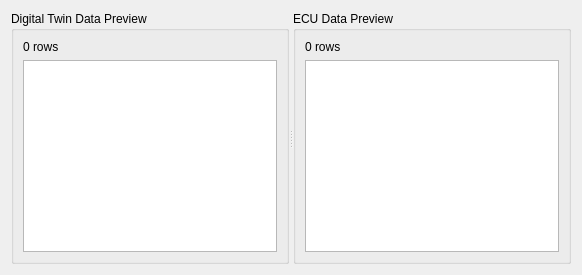
      <widget class="QWidget" name="tabPreview">
       <attribute name="title">
        <string>👁  Preview</string>
       </attribute>
       <layout class="QVBoxLayout" name="verticalLayoutPreview">
        <item>
         <widget class="QSplitter" name="splitterPreview">
          <property name="orientation">
           <enum>Qt::Horizontal</enum>
          </property>
          <widget class="QGroupBox" name="groupBoxTwinPreview">
           <property name="title">
            <string>Digital Twin Data Preview</string>
           </property>
           <layout class="QVBoxLayout" name="verticalLayoutTwinPreview">
            <item>
             <widget class="QLabel" name="labelTwinPreviewInfo">
              <property name="text">
               <string>0 rows</string>
              </property>
             </widget>
            </item>
            <item>
             <widget class="QTableWidget" name="tableWidgetTwinPreview"/>
            </item>
           </layout>
          </widget>
          <widget class="QGroupBox" name="groupBoxEcuPreview">
           <property name="title">
            <string>ECU Data Preview</string>
           </property>
           <layout class="QVBoxLayout" name="verticalLayoutEcuPreview">
            <item>
             <widget class="QLabel" name="labelEcuPreviewInfo">
              <property name="text">
               <string>0 rows</string>
              </property>
             </widget>
            </item>
            <item>
             <widget class="QTableWidget" name="tableWidgetEcuPreview"/>
            </item>
           </layout>
          </widget>
         </widget>
        </item>
       </layout>
      </widget>
